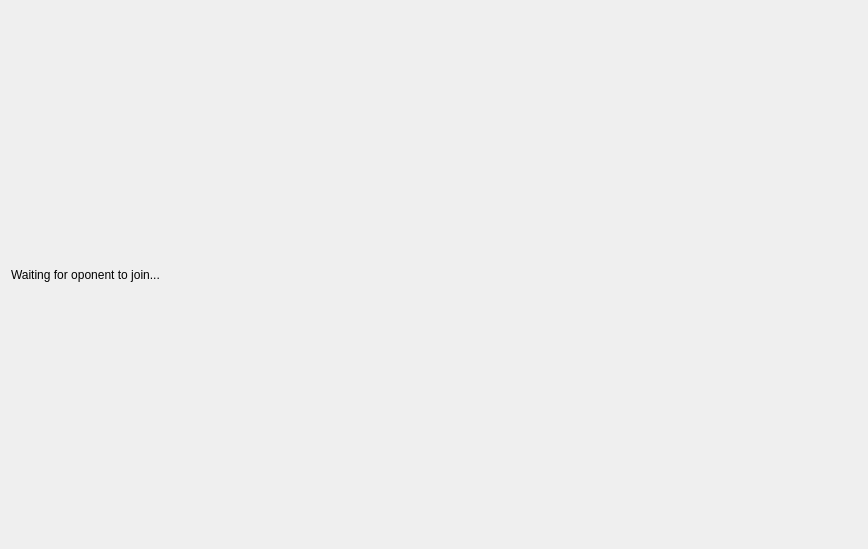
<?xml version="1.0" encoding="UTF-8"?>
<ui version="4.0">
 <class>OnlineChessWidget</class>
 <widget class="QWidget" name="OnlineChessWidget">
  <property name="geometry">
   <rect>
    <x>0</x>
    <y>0</y>
    <width>868</width>
    <height>549</height>
   </rect>
  </property>
  <property name="windowTitle">
   <string>Form</string>
  </property>
  <layout class="QVBoxLayout" name="verticalLayout_2" stretch="1,15">
   <item>
    <layout class="QHBoxLayout" name="horizontalLayout">
     <item>
      <widget class="QLabel" name="statusLabel">
       <property name="text">
        <string>Waiting for oponent to join...</string>
       </property>
      </widget>
     </item>
     <item>
      <spacer name="horizontalSpacer">
       <property name="orientation">
        <enum>Qt::Horizontal</enum>
       </property>
       <property name="sizeHint" stdset="0">
        <size>
         <width>40</width>
         <height>20</height>
        </size>
       </property>
      </spacer>
     </item>
    </layout>
   </item>
   <item>
    <layout class="QVBoxLayout" name="verticalLayout" stretch=""/>
   </item>
  </layout>
 </widget>
 <resources/>
 <connections/>
</ui>
